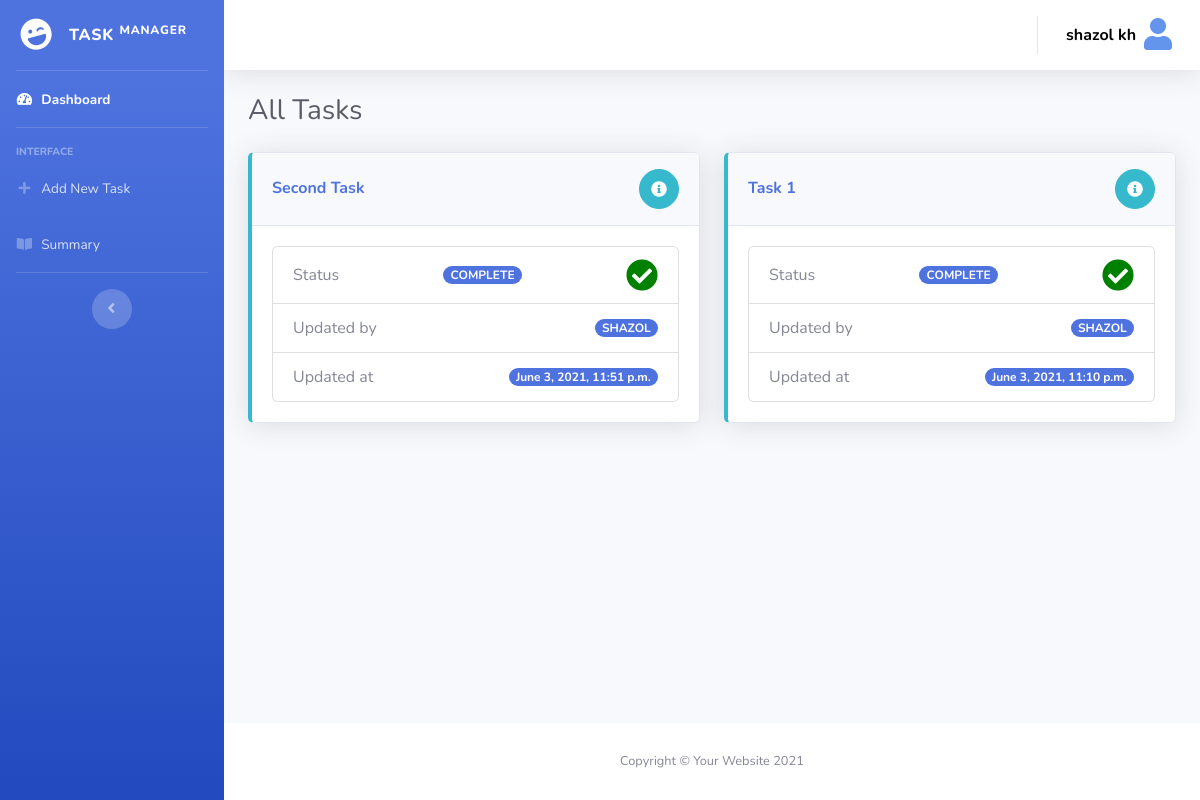
/task/dashboard/ (signed in), run on an earlier commit of the app's database.
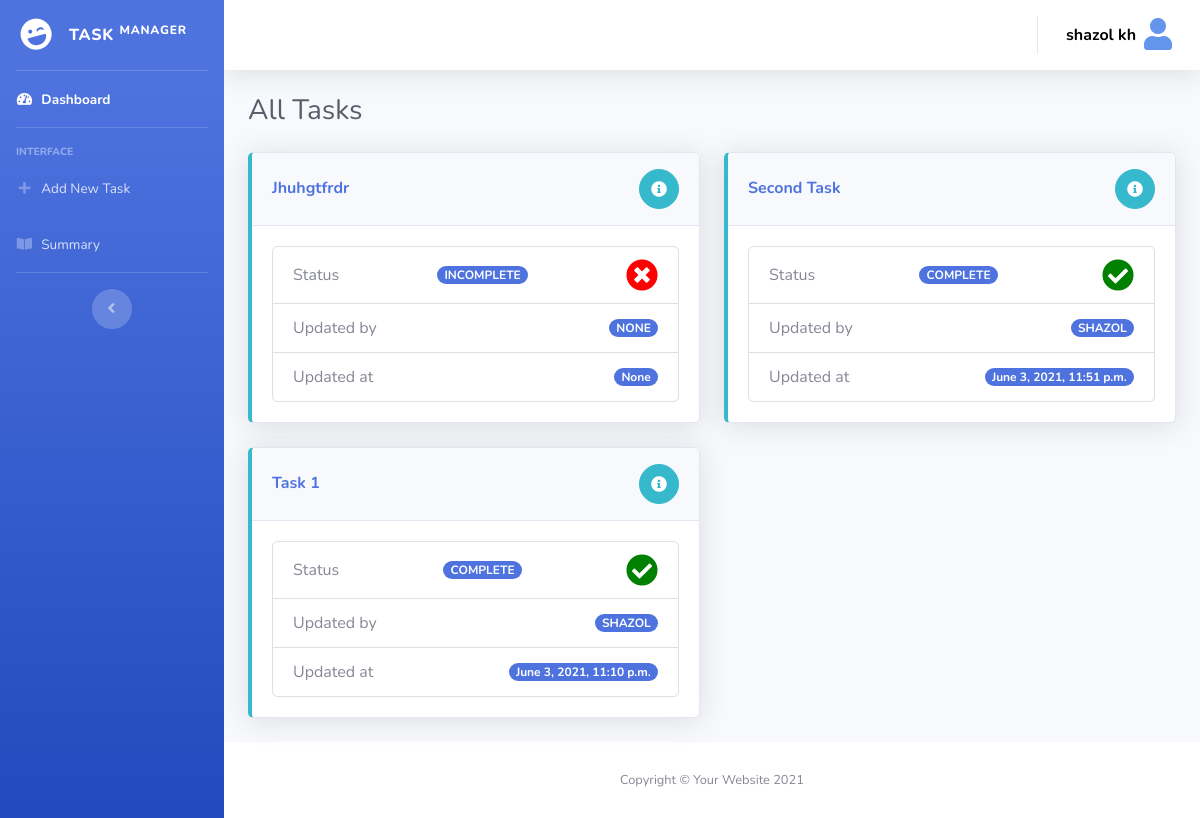
And on a later commit of the database.
### task_manager/models.py (models this page shows, shortened)
class Task(models.Model):
    task_name = models.CharField(max_length=255)
    STATUS_TYPE = (
        ('complete', 'Complete'),
        ('incomplete', 'Incomplete'),
        ('outstanding', 'Outstanding'),
        ('no_status', 'No Status'),
        ('pending', 'Pending'),
    )
    status = models.CharField(max_length=255, choices=STATUS_TYPE, null=True, blank=True)
    updated_at = models.DateTimeField(auto_now_add=False, null=True, blank=True)
    updated_by = models.ForeignKey(User, on_delete=models.CASCADE, null=True, blank=True)
    additional_info = models.TextField(null=True, blank=True)

### task_manager/views.py (the view)
# urls.py: path('dashboard/', Dashboard, name='dashboard'),
@login_required(login_url='login')
def Dashboard(request):
    task_list = Task.objects.order_by('-id').all()
    page = request.GET.get('page', 1)
    paginator = Paginator(task_list, 8)
    try:
        tasks = paginator.page(page)
    except PageNotAnInteger:
        tasks = paginator.page(1)
    except EmptyPage:
        tasks = paginator.page(paginator.num_pages)
    context = {
        'tasks': tasks,
    }
    return render(request, 'task_manager/dashboard.html', context)

### templates/task_manager/dashboard.html (shortened to what this page needs)
{% extends 'task_manager/common/dashboard_base.html' %}
{% block dasboard_content %}
    <div class="container-fluid">
        <h2 class="h3 mb-4 text-gray-800">All Tasks</h2>
        <div class="row">
            {% for task in tasks %}
                <div class="col-xl-6 col-lg-6">
                    <div class="card border-left-info shadow mb-4">
                        <div class="card-header py-3 d-flex flex-row align-items-center justify-content-between">
                            <a href="{% url 'single-task' task.id %}">
                                <h6 class="m-0 font-weight-bold text-primary">{{ task.task_name|title }}</h6>
                            </a>
                            <div class="dropdown no-arrow">
                                <a href="#" class="btn btn-info btn-circle" data-toggle="modal"
                                   data-target="#addcommentmodal{{ task.id }}">
                                    <i class="fas fa-info-circle"></i>
                                </a>
                            </div>
                        </div>
                        <div class="card-body">
                            <ul class="list-group">
                                <li class="list-group-item d-flex justify-content-between align-items-center">
                                    Status <span
                                        class="badge badge-primary badge-pill">{{ task.get_status_display|upper }}</span>
                                    {% if task.status == 'complete' %}
                                        <i class="fas fa-check-circle fa-2x" style="color: green"></i>
                                    {% elif task.status == 'incomplete' %}
                                        <i class="fas fa-times-circle fa-2x" style="color: red"></i>
                                    {% elif task.status == 'outstanding' %}
                                        <i class="fas fa-exclamation-triangle fa-2x" style="color: yellow"></i>
                                    {% elif task.status == 'no_status' %}
                                        <i class="fas fa-power-off fa-2x"></i>
                                    {% elif task.status == 'pending' %}
                                        <i class="far fa-clock fa-2x" style="color: #4f1915"></i>
                                    {% endif %}
                                </li>
                                <li class="list-group-item d-flex justify-content-between align-items-center">
                                    Updated by
                                    <span class="badge badge-primary badge-pill">{{ task.updated_by|upper }}</span>
                                </li>
                                <li class="list-group-item d-flex justify-content-between align-items-center">
                                    Updated at
                                    <span class="badge badge-primary badge-pill">{{ task.updated_at }}</span>
                                </li>
                            </ul>
                        </div>
                    </div>
                </div>
            {% endfor %}
        </div>
    </div>
{% endblock %}

What changed in the data, as far as the page shows it:
added Task: task_name "Jhuhgtfrdr", status "INCOMPLETE", updated_by "NONE", updated_at "None"
